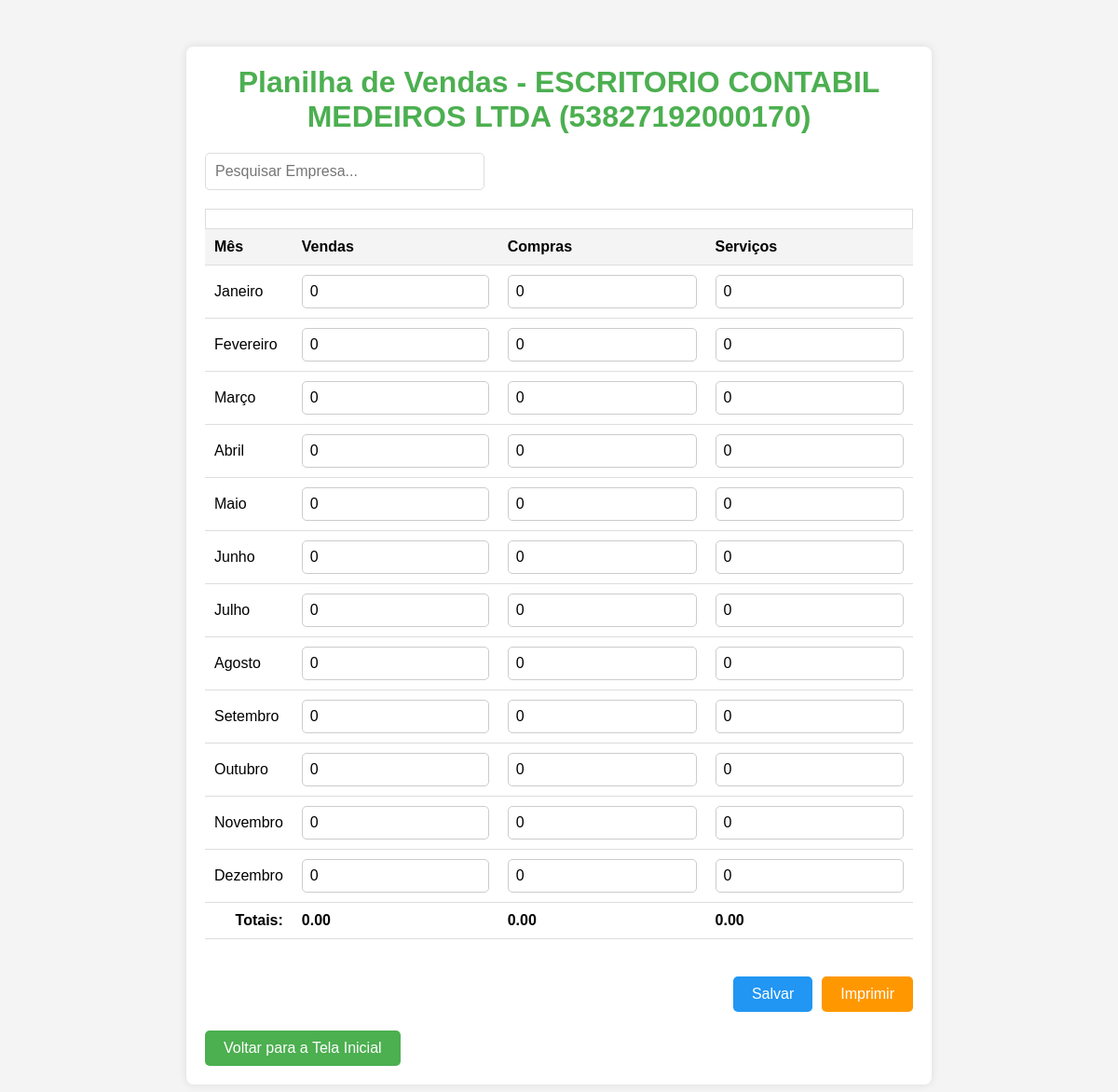
Page /planilhas/1 on the committed database.
### tables this page shows
CREATE TABLE clientes (
            id INTEGER PRIMARY KEY AUTOINCREMENT,
            cnpj TEXT NOT NULL,
            razao_social TEXT NOT NULL,
            nome_fantasia TEXT NOT NULL,
            endereco TEXT NOT NULL,
            telefone TEXT NOT NULL,
            email TEXT NOT NULL,
            honorario REAL NOT NULL
        , whatsapp TEXT, senha_gov_br TEXT, responsavel TEXT);

### app.py (the view, shortened to what this page needs)
@app.route('/planilhas/<int:cliente_id>', methods=['GET', 'POST'])
def planilhas(cliente_id):
    conn = get_db_connection()
    empresa = conn.execute('SELECT razao_social, cnpj FROM clientes WHERE id = ?', (cliente_id,)).fetchone()
    meses = [
        {'mes': 'Janeiro', 'vendas': 0, 'compras': 0, 'servicos': 0},
        {'mes': 'Fevereiro', 'vendas': 0, 'compras': 0, 'servicos': 0},
        {'mes': 'Março', 'vendas': 0, 'compras': 0, 'servicos': 0},
        {'mes': 'Abril', 'vendas': 0, 'compras': 0, 'servicos': 0},
        {'mes': 'Maio', 'vendas': 0, 'compras': 0, 'servicos': 0},
        {'mes': 'Junho', 'vendas': 0, 'compras': 0, 'servicos': 0},
        {'mes': 'Julho', 'vendas': 0, 'compras': 0, 'servicos': 0},
        {'mes': 'Agosto', 'vendas': 0, 'compras': 0, 'servicos': 0},
        {'mes': 'Setembro', 'vendas': 0, 'compras': 0, 'servicos': 0},
        {'mes': 'Outubro', 'vendas': 0, 'compras': 0, 'servicos': 0},
        {'mes': 'Novembro', 'vendas': 0, 'compras': 0, 'servicos': 0},
        {'mes': 'Dezembro', 'vendas': 0, 'compras': 0, 'servicos': 0}
    ]
    planilhas = conn.execute('SELECT * FROM planilhas WHERE cliente_id = ?', (cliente_id,)).fetchall()
    conn.close()
    for mes in meses:
        dados_mes = next((p for p in planilhas if p['mes'] == mes['mes']), {'vendas': 0, 'compras': 0, 'servicos': 0})
        mes.update({
            'vendas': dados_mes['vendas'],
            'compras': dados_mes['compras'],
            'servicos': dados_mes['servicos']
        })
    return render_template('planilhas.html', empresa=empresa, meses=meses)

### app.py (called while the page is built)
def get_db_connection():
    conn = sqlite3.connect('clientes.db')
    conn.row_factory = sqlite3.Row
    return conn

### templates/planilhas.html (shortened to what this page needs)
<!DOCTYPE html>
<html lang="en">
<head>
    <link rel="stylesheet" href="/static/style.css">
</head>
<body>
    <div class="container">
        <h1>Planilha de Vendas - {{ empresa.razao_social }} ({{ empresa.cnpj }})</h1>
        <div class="search-box">
            <input type="text" id="empresa-search" oninput="pesquisarEmpresa()" placeholder="Pesquisar Empresa...">
        </div>
        <div class="results-box" id="results"></div>
        <form id="planilha-form" method="POST" action="/planilhas/{{ empresa.id }}">
            <table>
                <thead>
                    <tr>
                        <th>Mês</th>
                        <th>Vendas</th>
                        <th>Compras</th>
                        <th>Serviços</th>
                    </tr>
                </thead>
                <tbody>
                    {% for mes in meses %}
                    <tr>
                        <td>{{ mes.mes }}</td>
                        <td><input type="number" class="vendas" name="{{ mes.mes }}_vendas" value="{{ mes.vendas }}" oninput="calcularTotais()"></td>
                        <td><input type="number" class="compras" name="{{ mes.mes }}_compras" value="{{ mes.compras }}" oninput="calcularTotais()"></td>
                        <td><input type="number" class="servicos" name="{{ mes.mes }}_servicos" value="{{ mes.servicos }}" oninput="calcularTotais()"></td>
                    </tr>
                    {% endfor %}
                </tbody>
                <tfoot>
                    <tr>
                        <td style="text-align: right;">Totais:</td>
                        <td id="total-vendas">0.00</td>
                        <td id="total-compras">0.00</td>
                        <td id="total-servicos">0.00</td>
                    </tr>
                </tfoot>
            </table>
            <div style="display: flex; justify-content: flex-end;">
                <button type="button" class="btn btn-save" onclick="salvarDados()">Salvar</button>
                <button type="button" class="btn btn-print" onclick="imprimirPagina()">Imprimir</button>
            </div>
            <a href="/" class="btn">Voltar para a Tela Inicial</a>
        </form>
    </div>
</body>
</html>

### static/style.css (style rules this page uses)
* { margin: 0; padding: 0; box-sizing: border-box; }
body { font-family: Arial, sans-serif; background-color: #f4f4f4; }
.container { max-width: 800px; margin: 50px auto; padding: 20px; background-color: white; border-radius: 8px; box-shadow: 0 0 10px rgba(0, 0, 0, 0.1); }
h1 { text-align: center; color: #4CAF50; margin-bottom: 20px; }
input { width: 100%; padding: 10px; font-size: 16px; border: 1px solid #ccc; border-radius: 5px; }
.btn { display: inline-block; padding: 15px 25px; font-size: 18px; color: white; background-color: #4CAF50; border: none; border-radius: 5px; text-decoration: none; transition: background-color 0.3s; margin-top: 20px; }

### templates/planilhas.html (style rules this page uses)
table { width: 100%; border-collapse: collapse; margin-bottom: 20px; }
th, td { padding: 10px; text-align: left; border-bottom: 1px solid #ddd; }
th { background-color: #f4f4f4; font-weight: bold; }
input[type="number"] { width: 100%; padding: 8px; box-sizing: border-box; }
.btn { display: inline-block; padding: 10px 20px; font-size: 16px; background-color: #4CAF50; color: white; border: none; border-radius: 5px; text-decoration: none; transition: background-color 0.3s ease; margin-top: 20px; text-align: center; }
.btn-save { background-color: #2196F3; }
.btn-print { background-color: #FF9800; margin-left: 10px; }
.search-box { width: 300px; margin-bottom: 20px; }
.search-box input { width: 100%; padding: 10px; font-size: 16px; border: 1px solid #ddd; border-radius: 5px; }
.results-box { max-height: 200px; overflow-y: auto; border: 1px solid #ddd; padding: 10px; }
tfoot td { font-weight: bold; }

### rows in the picture
clientes: razao_social "ESCRITORIO CONTABIL MEDEIROS LTDA", cnpj "53827192000170"

### other values in the picture
{{ mes.mes }} "Janeiro" "Fevereiro" "Março" "Abril" "Maio" "Junho" "Julho" "Agosto" "Setembro" "Outubro" "Novembro" "Dezembro"
